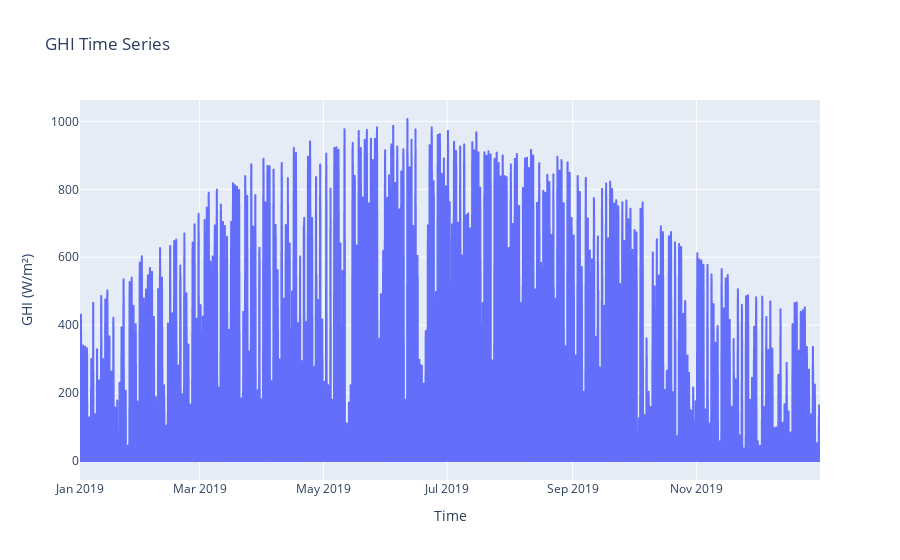
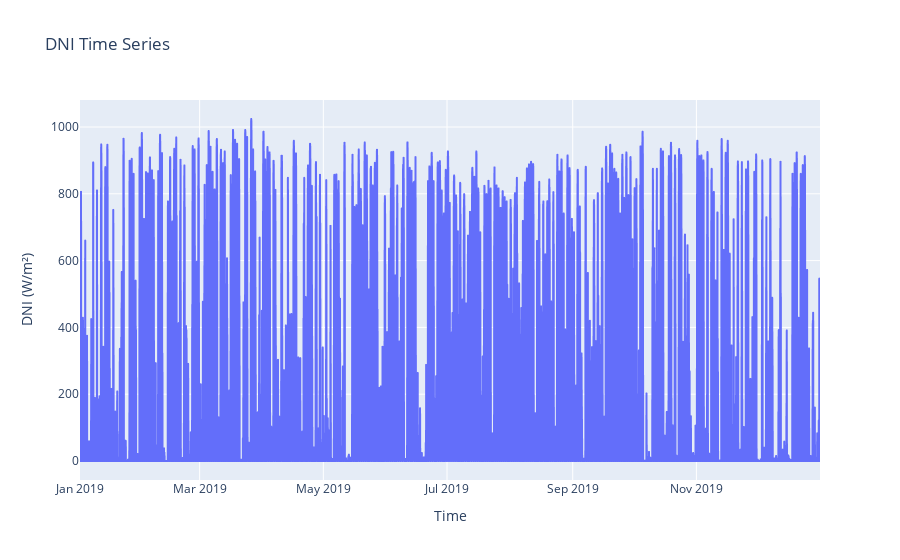
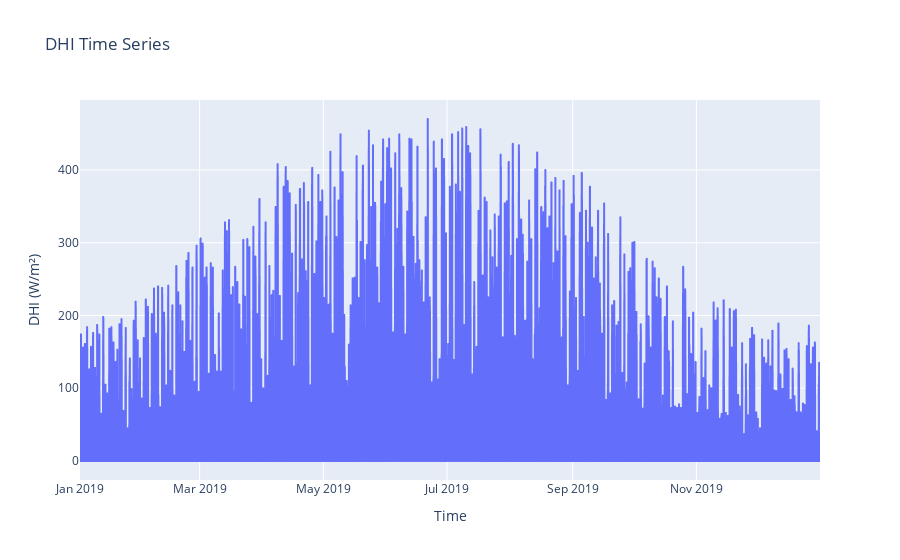
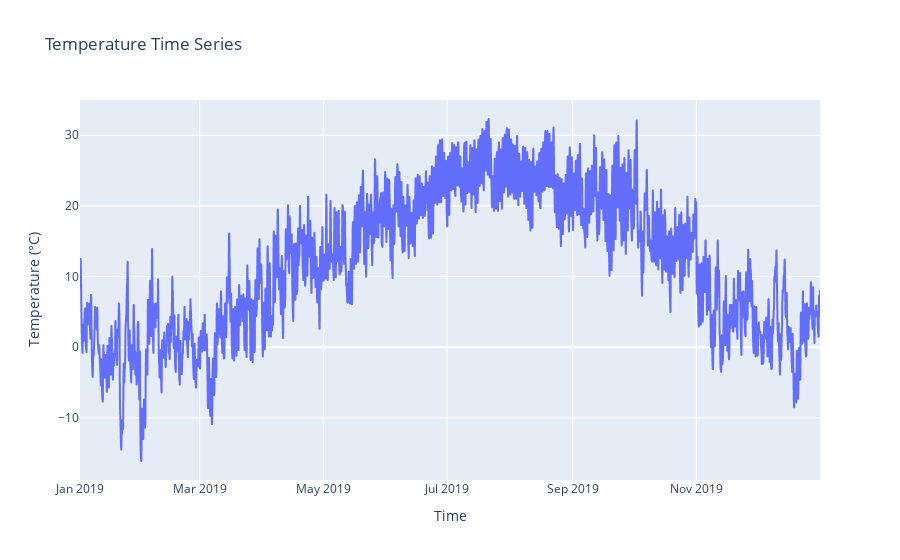

Notebook cell for these charts, in order:
### Code cell
import pandas as pd
import plotly.graph_objects as go
import plotly.express as px
import seaborn as sns

import plotly.express as px

# Assuming 'solar_data' contains the time series with 'time' as the index

# List of numerical columns to plot
numerical_columns = ['GHI', 'DNI', 'DHI', 'Temperature', 'Tilted Irradiance (Adjusted)']

# Create time series plots for each of the numerical columns
for column in numerical_columns:
    print(f"\nPlotting Time Series for {column}:")
    
    # Create a time series plot
    fig = px.line(solar_data, x=solar_data.index, y=column, title=f"{column} Time Series")
    
    # Customize the layout
    fig.update_layout(
        xaxis_title="Time",
        yaxis_title=f"{column} (W/m²)" if column != 'Temperature' else f"{column} (°C)",
        showlegend=False
    )
    
    # Show the plot
    fig.show()


# Plot time series data for GHI, DNI, DHI, and Tilted Irradiance (Adjusted)
print("\nPlotting Time Series for GHI, DNI, DHI, and Tilted Irradiance:")

# Create an interactive plot with Plotly for time series
fig = go.Figure()

# Plot Global Horizontal Irradiance (GHI)
fig.add_trace(go.Scatter(x=solar_data.index, y=solar_data['GHI'], mode='lines', name='GHI', line=dict(color='orange')))
# Plot Direct Normal Irradiance (DNI)
fig.add_trace(go.Scatter(x=solar_data.index, y=solar_data['DNI'], mode='lines', name='DNI', line=dict(color='blue')))
# Plot Diffuse Horizontal Irradiance (DHI)
fig.add_trace(go.Scatter(x=solar_data.index, y=solar_data['DHI'], mode='lines', name='DHI', line=dict(color='green')))
# Plot Tilted Irradiance (Adjusted)
fig.add_trace(go.Scatter(x=solar_data.index, y=solar_data['Tilted Irradiance (Adjusted)'], mode='lines', name='Tilted Irradiance (Adjusted)', line=dict(color='red')))

# Update layout for the figure
fig.update_layout(
    title="Time Series of Solar Irradiance",
    xaxis_title="Time",
    yaxis_title="Irradiance (W/m²)",
    template="plotly_dark",
    legend_title="Irradiance Type",
    height=600,
    showlegend=True
)

fig.show()

# Check for correlations between variables
print("\nCorrelation matrix:")

# Generate correlation matrix
correlation_matrix = solar_data.corr()

# Plot the correlation matrix using seaborn heatmap (as Plotly doesn't have a built-in heatmap for correlation)
plt.figure(figsize=(10, 8))
sns.heatmap(correlation_matrix, annot=True, cmap='coolwarm', fmt=".2f", vmin=-1, vmax=1)
plt.title("Correlation Matrix")
plt.show()

### Figure 1 — Plotly figure (JSON) as saved in the notebook; plotly's stock layout.template omitted (floating-point values rounded to 4 significant figures; data arrays with more than 128 entries replaced by an {"elided": "..."} marker saying what was removed)
{"data": [{"hovertemplate": "time=%{x}<br>GHI=%{y}<extra></extra>", "legendgroup": "", "line": {"color": "#636efa", "dash": "solid"}, "marker": {"symbol": "circle"}, "mode": "lines", "name": "", "showlegend": false, "type": "scattergl", "x": {"elided": "8760 str values"}, "xaxis": "x", "y": {"elided": "8760 int values"}, "yaxis": "y"}], "layout": {"legend": {"tracegroupgap": 0}, "showlegend": false, "title": {"text": "GHI Time Series"}, "xaxis": {"anchor": "y", "domain": [0, 1], "title": {"text": "Time"}}, "yaxis": {"anchor": "x", "domain": [0, 1], "title": {"text": "GHI (W/m²)"}}}}

### Figure 2 — Plotly figure (JSON) as saved in the notebook; plotly's stock layout.template omitted (floating-point values rounded to 4 significant figures; data arrays with more than 128 entries replaced by an {"elided": "..."} marker saying what was removed)
{"data": [{"hovertemplate": "time=%{x}<br>DNI=%{y}<extra></extra>", "legendgroup": "", "line": {"color": "#636efa", "dash": "solid"}, "marker": {"symbol": "circle"}, "mode": "lines", "name": "", "showlegend": false, "type": "scattergl", "x": {"elided": "8760 str values"}, "xaxis": "x", "y": {"elided": "8760 int values"}, "yaxis": "y"}], "layout": {"legend": {"tracegroupgap": 0}, "showlegend": false, "title": {"text": "DNI Time Series"}, "xaxis": {"anchor": "y", "domain": [0, 1], "title": {"text": "Time"}}, "yaxis": {"anchor": "x", "domain": [0, 1], "title": {"text": "DNI (W/m²)"}}}}

### Figure 3 — Plotly figure (JSON) as saved in the notebook; plotly's stock layout.template omitted (floating-point values rounded to 4 significant figures; data arrays with more than 128 entries replaced by an {"elided": "..."} marker saying what was removed)
{"data": [{"hovertemplate": "time=%{x}<br>DHI=%{y}<extra></extra>", "legendgroup": "", "line": {"color": "#636efa", "dash": "solid"}, "marker": {"symbol": "circle"}, "mode": "lines", "name": "", "showlegend": false, "type": "scattergl", "x": {"elided": "8760 str values"}, "xaxis": "x", "y": {"elided": "8760 int values"}, "yaxis": "y"}], "layout": {"legend": {"tracegroupgap": 0}, "showlegend": false, "title": {"text": "DHI Time Series"}, "xaxis": {"anchor": "y", "domain": [0, 1], "title": {"text": "Time"}}, "yaxis": {"anchor": "x", "domain": [0, 1], "title": {"text": "DHI (W/m²)"}}}}

### Figure 4 — Plotly figure (JSON) as saved in the notebook; plotly's stock layout.template omitted (floating-point values rounded to 4 significant figures; data arrays with more than 128 entries replaced by an {"elided": "..."} marker saying what was removed)
{"data": [{"hovertemplate": "time=%{x}<br>Temperature=%{y}<extra></extra>", "legendgroup": "", "line": {"color": "#636efa", "dash": "solid"}, "marker": {"symbol": "circle"}, "mode": "lines", "name": "", "showlegend": false, "type": "scattergl", "x": {"elided": "8760 str values"}, "xaxis": "x", "y": {"elided": "8760 float values"}, "yaxis": "y"}], "layout": {"legend": {"tracegroupgap": 0}, "showlegend": false, "title": {"text": "Temperature Time Series"}, "xaxis": {"anchor": "y", "domain": [0, 1], "title": {"text": "Time"}}, "yaxis": {"anchor": "x", "domain": [0, 1], "title": {"text": "Temperature (°C)"}}}}
